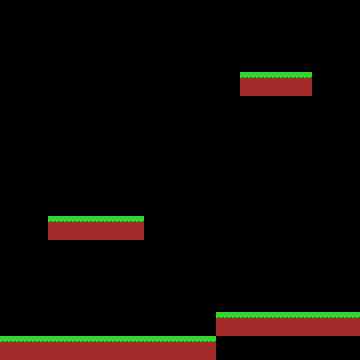

A level layout from a 2D game, rendered from its tile map. Below: a short description, then the map file with its tile-grid data intact:
An orthogonal 15x15 tile map with 24x24 px tiles, 1 tile layer (l1).

<map version="1.0" tiledversion="1.0.3" orientation="orthogonal" renderorder="right-down" width="15" height="15" tilewidth="24" tileheight="24" nextobjectid="1">
 <tileset firstgid="1" name="chars" tilewidth="24" tileheight="24" tilecount="30" columns="5">
  <image source="nargth.png" width="128" height="152" />
 </tileset>
 <layer name="l1" width="15" height="15">
  <data encoding="csv">
0,0,0,0,0,0,0,0,0,0,0,0,0,0,0,
0,0,0,0,0,0,0,0,0,0,0,0,0,0,0,
0,0,0,0,0,0,0,0,0,0,0,0,0,0,0,
0,0,0,0,0,0,0,0,0,0,1,1,1,0,0,
0,0,0,0,0,0,0,0,0,0,0,0,0,0,0,
0,0,0,0,0,0,0,0,0,0,0,0,0,0,0,
0,0,0,0,0,0,0,0,0,0,0,0,0,0,0,
0,0,0,0,0,0,0,0,0,0,0,0,0,0,0,
0,0,0,0,0,0,0,0,0,0,0,0,0,0,0,
0,0,1,1,1,1,0,0,0,0,0,0,0,0,0,
0,0,0,0,0,0,0,0,0,0,0,0,0,0,0,
0,0,0,0,0,0,0,0,0,0,0,0,0,0,0,
0,0,0,0,0,0,0,0,0,0,0,0,0,0,0,
0,0,0,0,0,0,0,0,0,1,1,1,1,1,1,
1,1,1,1,1,1,1,1,1,0,0,0,0,0,0
</data>
 </layer>
</map>
